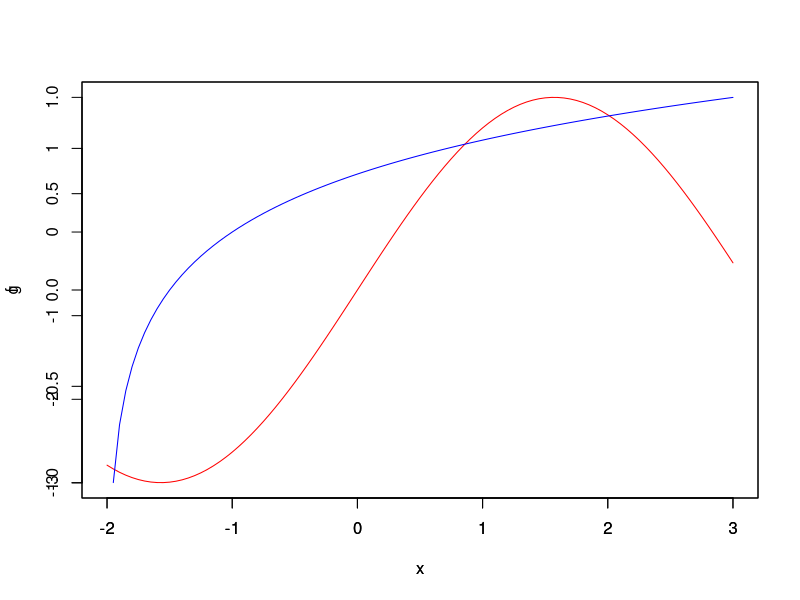

This chart was generated by the following R code:
#Punto 2
#a
f = function(x) sin(x)
g = function(x) log(x+2)
plot(f, -2, 3, col="red")
par(new=TRUE)
plot(g, -2, 3, col="blue")
h = function(x) sin(x)-log(x+2)
#Interseccion
x0 = -1.8
x1 = -1.1
iter = 1
x2 = (x0-((f(x0)*(x0-x1))/(f(x0)-f(x1))))
e = abs(x2-x1)
x0 = x1
x1 = x2
datos = c(e)
while(e > 1e-8){
  iter = iter+1
  x2 = (x0-((f(x0)*(x0-x1))/(f(x0)-f(x1))))
  e = abs(x2-x1)
  datos = c(datos,e)
  x0 = x1
  x1 = x2
}
x = seq(1, iter, by=1)
cat("Iteraciones: ",iter,"  Resultado:",x2)
